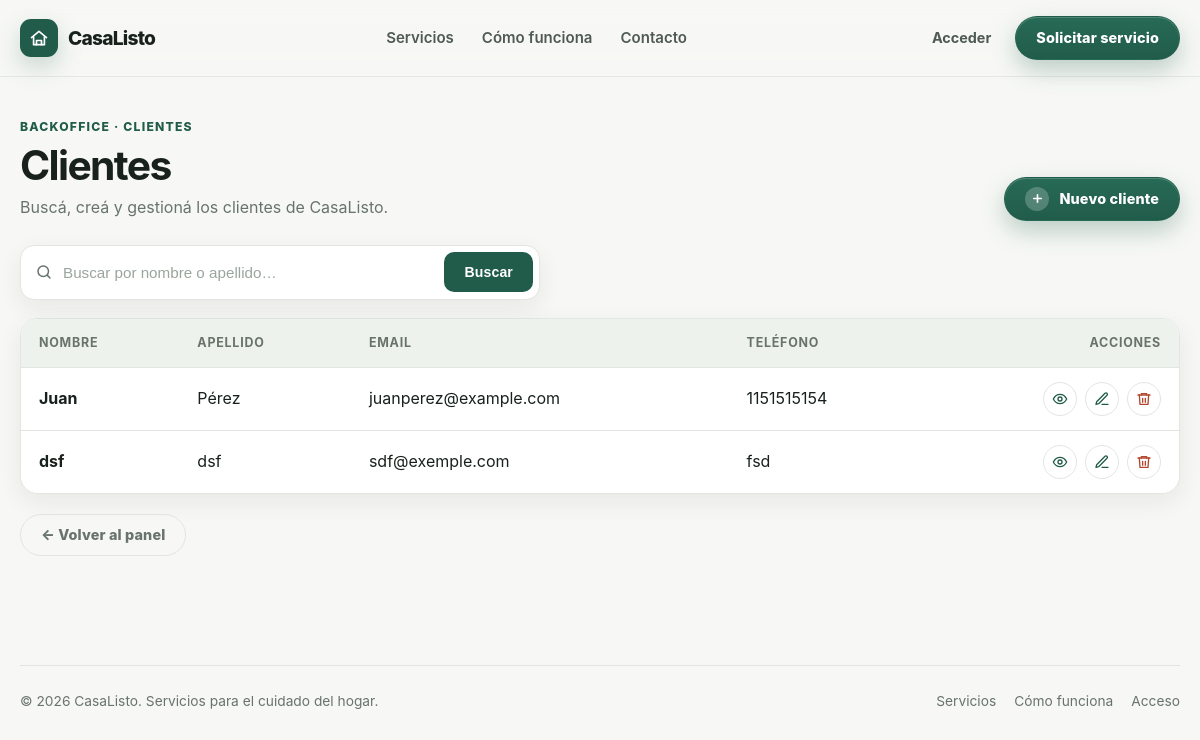
Before: /servicio/cliente/list/ with the older database file.
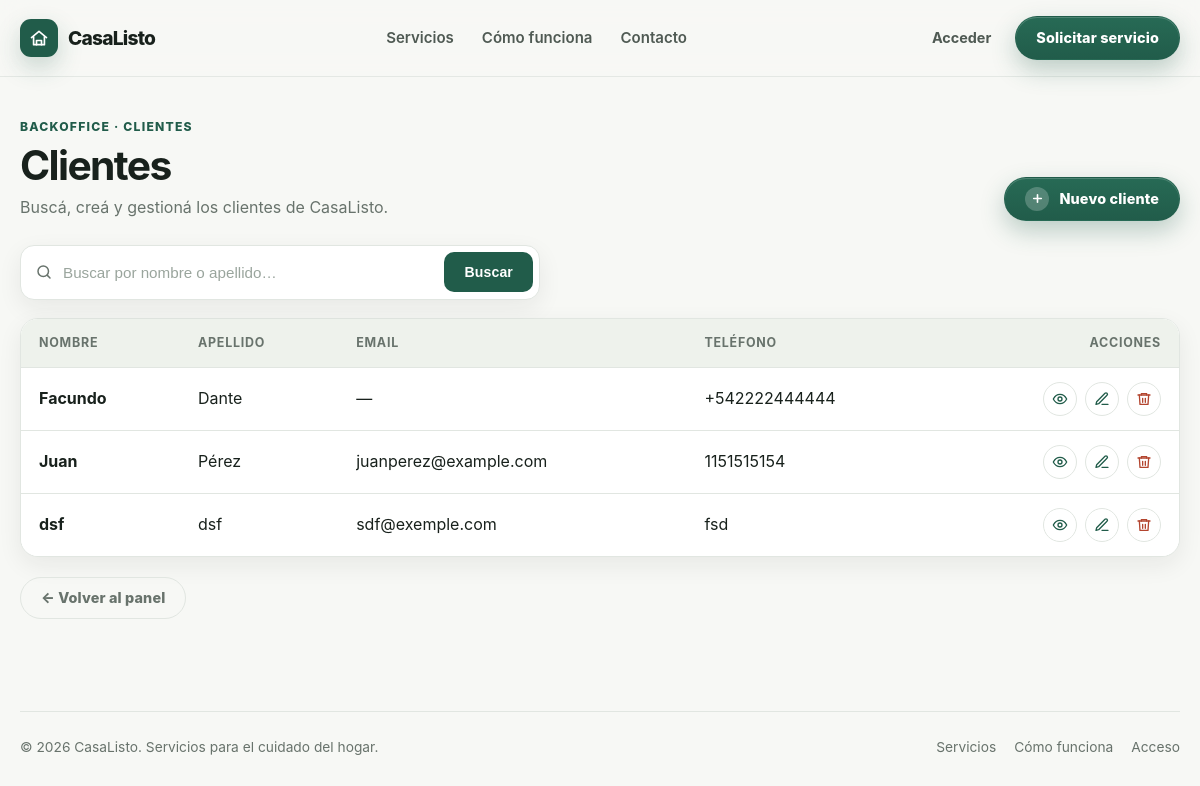
After: the same page with the newer database file.
### servicio/models.py (models this page shows, shortened)
class Cliente(models.Model):
    nombre = models.CharField(validators=[ValidarTextoEspañol()])
    apellido = models.CharField(validators=[ValidarTextoEspañol()])
    email = models.EmailField(unique=True, blank=True, null=True)
    telefono = models.CharField(unique=True, validators=[ValidarTelefono()])
    class Meta:
        verbose_name = "Cliente"
        verbose_name_plural = "Clientes"

### servicio/views/cliente.py (the view)
# urls.py: path("cliente/list/", ClienteList.as_view(), name="cliente_list"),
class ClienteList(ListView):
    model = Cliente
    template_name = "servicio/cliente_list.html"
    context_object_name = "clientes"
    paginate_by = 10
    ordering = ("apellido", "nombre", "-pk")
    def get_queryset(self) -> QuerySet:
        clientes = super().get_queryset()
        busqueda = self.request.GET.get("busqueda", "").strip()
        if busqueda:
            clientes = clientes.filter(
                Q(nombre__icontains=busqueda) | Q(apellido__icontains=busqueda),
            )
        return clientes

### servicio/templates/servicio/cliente_list.html (shortened to what this page needs)
{% extends "core/base.html" %}
{% load static %}
{% block style %}
    <link rel="stylesheet" href="{% static 'core/table.css' %}" />
{% endblock style %}
{% block content %}
    <div class="container page">
        <div class="page-header">
            <div>
                <p class="page-eyebrow">Backoffice · Clientes</p>
                <h1>Clientes</h1>
                <p class="page-subtitle">Buscá, creá y gestioná los clientes de CasaListo.</p>
            </div>
            <div class="page-actions">
                <a class="btn btn-primary" href="{% url 'servicio:cliente_create' %}">
                    <span class="btn-add-icon" aria-hidden="true">
                        <svg viewBox="0 0 24 24" fill="none" stroke="currentColor" stroke-width="3" stroke-linecap="round">
                            <path d="M12 5v14M5 12h14" />
                        </svg>
                    </span>
                    Nuevo cliente
                </a>
            </div>
        </div>
        <div class="toolbar">
            <form class="searchbar" method="get" role="search">
                <span class="search-icon" aria-hidden="true">
                    <svg viewBox="0 0 24 24" fill="none" stroke="currentColor" stroke-width="2" stroke-linecap="round" stroke-linejoin="round">
                        <circle cx="11" cy="11" r="7" />
                        <path d="m20 20-3.5-3.5" />
                    </svg>
                </span>
                <input id="id-busqueda"
                       type="text"
                       name="busqueda"
                       placeholder="Buscar por nombre o apellido…"
                       aria-label="Buscar clientes"
                       autocomplete="off"
                       value="{{ request.GET.busqueda }}" />
                <button type="submit">Buscar</button>
            </form>
        </div>
        <div class="tabla-wrap">
            <table class="tabla-categorias">
                <thead>
                    <tr>
                        <th>Nombre</th>
                        <th>Apellido</th>
                        <th>Email</th>
                        <th>Teléfono</th>
                        <th>Acciones</th>
                    </tr>
                </thead>
                <tbody>
                    {% for cliente in clientes %}
                        <tr>
                            <td>{{ cliente.nombre }}</td>
                            <td>{{ cliente.apellido }}</td>
                            <td>{{ cliente.email|default:"—" }}</td>
                            <td>{{ cliente.telefono }}</td>
                            <td class="acciones">
                                {% include "servicio/_acciones_iconos.html" with objeto=cliente detail_url_name="servicio:cliente_detail" update_url_name="servicio:cliente_update" delete_url_name="servicio:cliente_delete" %}
                            </td>
                        </tr>
                    {% endfor %}
                </tbody>
            </table>
        </div>
        <a class="btn btn-ghost back-link" href="{% url 'servicio:home' %}">← Volver al panel</a>
    </div>
{% endblock content %}

### core/templates/core/base.html (shortened to what this page needs)
{% load static %}
<!DOCTYPE html>
<html lang="es">
    <head>
        <link rel="stylesheet" href="{% static 'core/base.css' %}" />
        <link rel="stylesheet" href="{% static 'core/components.css' %}" />
        <link rel="stylesheet" href="{% static 'core/header.css' %}" />
        <link rel="stylesheet" href="{% static 'core/footer.css' %}" />
        {% block style %}
        {% endblock style %}
    </head>
    <body>
        <header>
            {% include "core/partials/header.html" %}
        </header>
        <main>
            {% block content %}
            {% endblock content %}
        </main>
        <footer>
            {% include "core/partials/footer.html" %}
        </footer>
    </body>
</html>

### core/templates/core/partials/header.html (shortened to what this page needs)
<div class="site-header">
    <div class="container nav">
        <a class="brand" href="#inicio" aria-label="CasaListo inicio">
            <span class="brand-mark" aria-hidden="true">
                <svg viewBox="0 0 24 24"
                     fill="none"
                     stroke="currentColor"
                     stroke-width="2"
                     stroke-linecap="round"
                     stroke-linejoin="round">
                    <path d="M3 11.5 12 4l9 7.5"></path>
                    <path d="M5.5 10.5V20h13v-9.5"></path>
                    <path d="M9 20v-5h6v5"></path>
                </svg>
            </span>
            CasaListo
        </a>
        <nav class="nav-links" aria-label="Navegación principal">
            <a href="#servicios">Servicios</a>
            <a href="#como-funciona">Cómo funciona</a>
            <a href="#contacto">Contacto</a>
        </nav>
        <div class="nav-actions">
            <a class="nav-login" href="{% url 'servicio:home' %}">Acceder</a>
            <a class="btn btn-primary" href="#contacto">Solicitar servicio</a>
        </div>
    </div>
</div>

### servicio/templates/servicio/_acciones_iconos.html
<a class="accion-icono"
   href="{% url detail_url_name objeto.pk %}"
   title="Ver"
   aria-label="Ver">
    <svg viewBox="0 0 24 24"
         fill="none"
         stroke="currentColor"
         stroke-width="2"
         stroke-linecap="round"
         stroke-linejoin="round">
        <path d="M2 12s3.5-7 10-7 10 7 10 7-3.5 7-10 7-10-7-10-7z"></path>
        <circle cx="12" cy="12" r="3"></circle>
    </svg>
</a>
<a class="accion-icono"
   href="{% url update_url_name objeto.pk %}"
   title="Editar"
   aria-label="Editar">
    <svg viewBox="0 0 24 24"
         fill="none"
         stroke="currentColor"
         stroke-width="2"
         stroke-linecap="round"
         stroke-linejoin="round">
        <path d="M12 20h9"></path>
        <path d="M16.5 3.5a2.12 2.12 0 0 1 3 3L7 19l-4 1 1-4z"></path>
    </svg>
</a>
<a class="accion-icono accion-icono--eliminar"
   href="{% url delete_url_name objeto.pk %}"
   title="Eliminar"
   aria-label="Eliminar">
    <svg viewBox="0 0 24 24"
         fill="none"
         stroke="currentColor"
         stroke-width="2"
         stroke-linecap="round"
         stroke-linejoin="round">
        <path d="M3 6h18"></path>
        <path d="M8 6V4h8v2"></path>
        <path d="M19 6l-1 14H6L5 6"></path>
        <path d="M10 11v6M14 11v6"></path>
    </svg>
</a>

### core/templates/core/partials/footer.html
<div class="container footer-inner">
    <div>© 2026 CasaListo. Servicios para el cuidado del hogar.</div>
    <div class="footer-links">
        <a href="#servicios">Servicios</a>
        <a href="#como-funciona">Cómo funciona</a>
        <a href="{% url 'servicio:home' %}">Acceso</a>
    </div>
</div>

### core/static/core/base.css (style rules this page uses)
:root { --bg: #f7f8f5; --surface: #ffffff; --surface-soft: #eef2ec; --text: #18211c; --muted: #68736c; --primary: #215c4a; --primary-dark: #174637; --accent: #dcefd5; --border: #e1e6e1; --danger: #b3452f; --danger-dark: #8f3523; --danger-soft: #fbeeea; --shadow: 0 18px 45px rgba(24, 33, 28, 0.08); --shadow-sm: 0 8px 24px rgba(24, 33, 28, 0.07); --radius-lg: 28px; --radius-md: 18px; --radius-sm: 12px; --max-width: 1180px; }
* { box-sizing: border-box; }
html { scroll-behavior: smooth; }
body { margin: 0; font-family: Inter, ui-sans-serif, system-ui, -apple-system, BlinkMacSystemFont, "Segoe UI", sans-serif; color: var(--text); background: var(--bg); line-height: 1.6; }
a { color: inherit; text-decoration: none; }
img, svg { display: block; max-width: 100%; }
button, a { -webkit-tap-highlight-color: transparent; }
.container { width: min(100% - 40px, var(--max-width)); margin-inline: auto; }
main { min-height: 70vh; }
.page { padding: 40px 0 64px; }
.page h1 { margin: 0; font-size: clamp(1.9rem, 3.4vw, 2.7rem); line-height: 1.05; letter-spacing: -0.04em; }

### core/static/core/components.css (style rules this page uses)
.btn { display: inline-flex; align-items: center; justify-content: center; gap: 10px; min-height: 44px; padding: 0 20px; border-radius: 999px; border: 1px solid transparent; font-size: .9rem; font-weight: 800; letter-spacing: .01em; line-height: 1; white-space: nowrap; cursor: pointer; user-select: none; transition: transform .2s ease, box-shadow .2s ease, background .2s ease, border-color .2s ease; }
.btn svg { width: 16px; height: 16px; flex: 0 0 auto; }
.btn-add-icon { width: 24px; height: 24px; display: grid; place-items: center; border-radius: 50%; background: rgba(255, 255, 255, .22); flex: 0 0 auto; }
.btn-add-icon svg { width: 13px; height: 13px; }
.btn-primary { background: linear-gradient(180deg, #276a55 0%, var(--primary) 100%); color: white; box-shadow: 0 10px 24px rgba(33, 92, 74, .28), inset 0 1px 0 rgba(255, 255, 255, .18); }
.btn-ghost { background: transparent; border-color: var(--border); color: var(--muted); min-height: 42px; }
.page-header { display: flex; align-items: end; justify-content: space-between; gap: 20px; margin-bottom: 24px; flex-wrap: wrap; }
.page-eyebrow { margin: 0 0 8px; color: var(--primary); font-size: .76rem; font-weight: 800; letter-spacing: .1em; text-transform: uppercase; }
.page-subtitle { margin: 8px 0 0; color: var(--muted); max-width: 560px; }
.page-actions { display: flex; gap: 10px; flex-wrap: wrap; }
.toolbar { display: flex; gap: 12px; align-items: center; justify-content: space-between; margin-bottom: 18px; flex-wrap: wrap; }
.searchbar { display: flex; align-items: center; gap: 10px; flex: 1 1 300px; max-width: 520px; min-height: 52px; background: var(--surface); border: 1.5px solid var(--border); border-radius: 14px; padding: 6px 6px 6px 14px; box-shadow: var(--shadow-sm); transition: border-color .2s ease, box-shadow .2s ease; }
.search-icon { display: grid; place-items: center; flex: 0 0 auto; color: var(--muted); }
.search-icon svg { width: 18px; height: 18px; }
.searchbar input { flex: 1; border: 0; background: transparent; font-size: .95rem; line-height: 1.4; color: var(--text); min-width: 0; padding: 10px 0; }
.searchbar input::placeholder { color: #9aa59d; }
.searchbar button { flex: 0 0 auto; min-height: 40px; padding: 0 20px; border: 0; border-radius: 10px; background: var(--primary); color: white; font-size: .88rem; font-weight: 800; letter-spacing: .01em; cursor: pointer; transition: background .2s ease, transform .2s ease; }
.back-link { display: inline-flex; margin-top: 20px; }

### core/static/core/header.css (style rules this page uses)
.site-header { position: sticky; top: 0; z-index: 50; background: rgba(247, 248, 245, 0.88); backdrop-filter: blur(14px); border-bottom: 1px solid rgba(225, 230, 225, 0.85); }
.nav { min-height: 76px; display: flex; align-items: center; justify-content: space-between; gap: 24px; }
.brand { display: inline-flex; align-items: center; gap: 10px; font-weight: 800; letter-spacing: -0.04em; font-size: 1.2rem; }
.brand-mark { width: 38px; height: 38px; border-radius: 11px; display: grid; place-items: center; background: var(--primary); color: white; box-shadow: 0 10px 25px rgba(33, 92, 74, 0.22); }
.brand-mark svg { width: 20px; }
.nav-links { display: flex; align-items: center; gap: 28px; color: #4f5a53; font-size: 0.94rem; font-weight: 600; }
.nav-links a { transition: color .2s ease; }
.nav-actions { display: flex; align-items: center; gap: 10px; }
.nav-login { padding: 10px 14px; color: #4f5a53; font-weight: 700; font-size: .9rem; }

Changed rows visible on the page:
added Cliente: nombre "Facundo", apellido "Dante", email "—", telefono "+542222444444"
